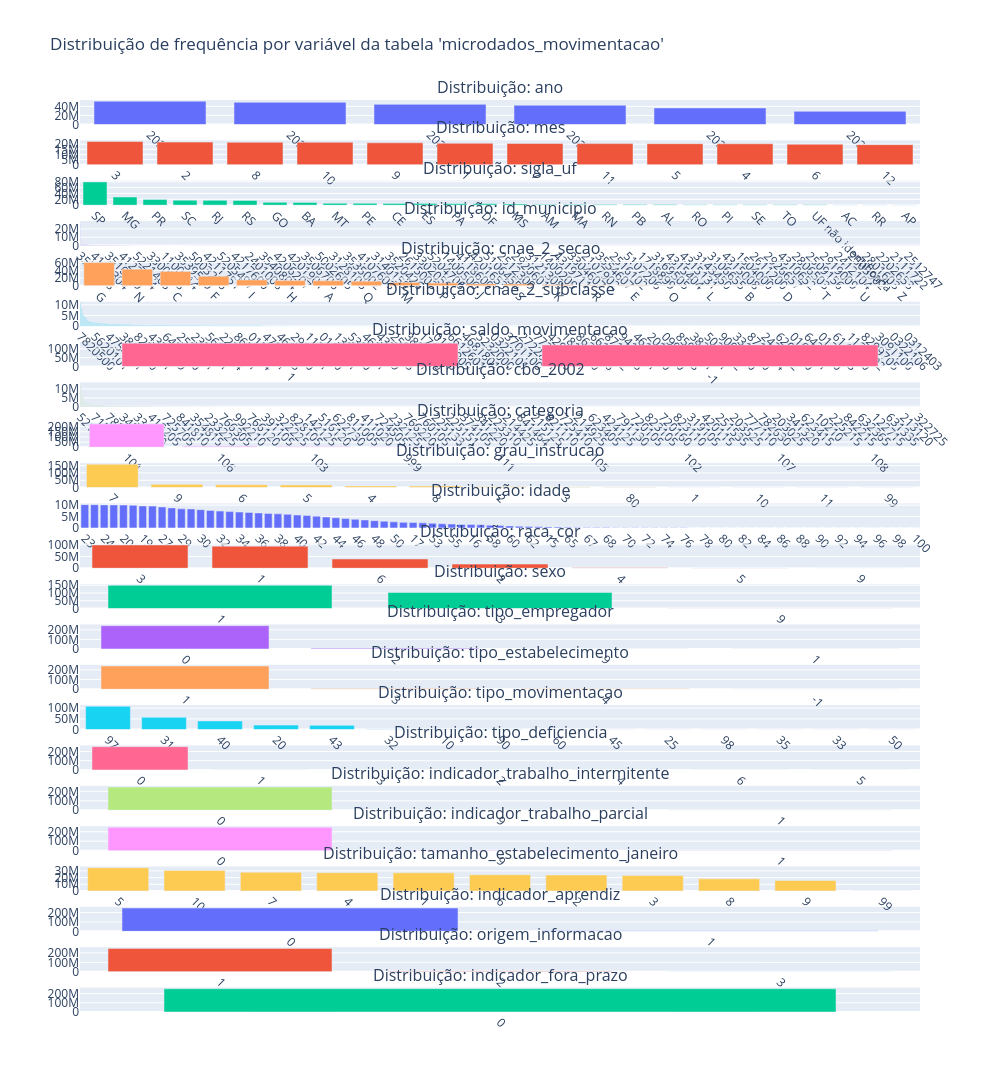

Source (notebook cell):
### Markdown cell above
### Valores Categoricos

### Code cell
import plotly.graph_objects as go
from plotly.subplots import make_subplots
import webbrowser


def get_value_counts(client, table, col):
    query = f"""
    SELECT
        `{col}` AS value,
        COUNT(*) AS freq
    FROM `{table}`
    GROUP BY `{col}`
    ORDER BY freq DESC
    
    """
    df = client.query(query).to_dataframe()
    df["value"] = df["value"].astype(str)  # garante eixo categórico consistente
    return df

dtypes=list(df_metadata_t1['data_type'].values)
columns = list(df_metadata_t1['column_name'].values)

cat_columns=[
    col for col, dtype in zip(columns, dtypes) 
    if dtype in ['STRING',"INT64", 'DATE', 'DATETIME', 'TIMESTAMP']
    ]

table = f"{DATASET_NAME}.{SCHEMA_NAME}.{TABLE}"

# Coleta os value_counts de cada coluna (uma query por coluna)
value_counts_dict = {}
for col in cat_columns:
    print(f"Consultando: {col}")
    value_counts_dict[col] = get_value_counts(client, table, col)

# Monta o grid vertical: 1 gráfico por linha
n = len(cat_columns)
fig = make_subplots(
    rows=n, cols=1,
    subplot_titles=[f"Distribuição: {col}" for col in cat_columns],
    vertical_spacing=0.4 / n  # espaçamento proporcional para não sobrepor títulos
)

for i, col in enumerate(cat_columns, start=1):
    df_vc = value_counts_dict[col]
    fig.add_trace(
        go.Bar(
            x=df_vc["value"],
            y=df_vc["freq"],
            name=col,
            showlegend=False
        ),
        row=i, col=1
    )
    fig.update_xaxes(tickangle=45, row=i, col=1)

# Altura por gráfico ~350px, permitindo scroll vertical no notebook/HTML
fig.update_layout(
    height=350 * n,
    width=1000,
    title_text=f"Distribuição de frequência por variável da tabela '{TABLE}'",
    showlegend=False
)

# Salva como HTML
output_path = os.path.abspath(f"data/outputs/distribuicao_{TABLE}_cat_columns.html")
fig.show()

### Figure 1 — Plotly figure (JSON) as saved in the notebook; plotly's stock layout.template omitted (floating-point values rounded to 4 significant figures; data arrays with more than 128 entries replaced by an {"elided": "..."} marker saying what was removed)
{"data": [{"name": "ano", "showlegend": false, "type": "bar", "x": ["2025", "2024", "2023", "2022", "2021", "2020"], "xaxis": "x", "y": [51386117, 48996040, 44485982, 42475516, 36554795, 28962984], "yaxis": "y"}, {"name": "mes", "showlegend": false, "type": "bar", "x": ["3", "2", "8", "10", "9", "1", "7", "11", "5", "4", "6", "12"], "xaxis": "x2", "y": [22594977, 22076331, 21907355, 21904910, 21412300, 20946812, 20754092, 20605903, 20577712, 20466697, 19997129, 19617216], "yaxis": "y2"}, {"name": "sigla_uf", "showlegend": false, "type": "bar", "x": ["SP", "MG", "PR", "SC", "RJ", "RS", "GO", "BA", "MT", "PE", "CE", "ES", "PA", "DF", "MS", "AM", "MA", "RN", "PB", "AL", "RO", "PI", "SE", "TO", "UF não identificada", "AC", "RR", "AP"], "xaxis": "x3", "y": [79636673, 27818846, 19707326, 17015740, 16444585, 16016530, 9643913, 9455133, 6510885, 6271188, 6013270, 5433529, 4738838, 4407692, 3987057, 2634940, 2611536, 2284749, 2184865, 1904367, 1673987, 1454961, 1312775, 1277660, 1030565, 506805, 464971, 418048], "yaxis": "y3"}, {"name": "id_municipio", "showlegend": false, "type": "bar", "x": {"elided": "5572 str values"}, "xaxis": "x4", "y": {"elided": "5572 int values"}, "yaxis": "y4"}, {"name": "cnae_2_secao", "showlegend": false, "type": "bar", "x": ["G", "N", "C", "F", "I", "H", "A", "Q", "M", "P", "J", "S", "K", "R", "E", "O", "L", "B", "D", "T", "U", "Z"], "xaxis": "x5", "y": [59864420, 43008798, 37261468, 24596998, 15362377, 13532019, 13096050, 11685944, 8892171, 7089835, 5076123, 4875979, 2577771, 1601195, 1392594, 1038295, 923378, 730734, 236369, 13264, 5233, 419], "yaxis": "y5"}, {"name": "cnae_2_subclasse", "showlegend": false, "type": "bar", "x": {"elided": "1355 str values"}, "xaxis": "x6", "y": {"elided": "1355 int values"}, "yaxis": "y6"}, {"name": "saldo_movimentacao", "showlegend": false, "type": "bar", "x": ["1", "-1"], "xaxis": "x7", "y": [131154165, 121707269], "yaxis": "y7"}, {"name": "cbo_2002", "showlegend": false, "type": "bar", "x": {"elided": "2722 str values"}, "xaxis": "x8", "y": {"elided": "2722 int values"}, "yaxis": "y8"}, {"name": "categoria", "showlegend": false, "type": "bar", "x": ["101", "106", "103", "999", "111", "105", "102", "107", "108"], "xaxis": "x9", "y": [226849511, 9954243, 5844600, 4325228, 3046920, 2539628, 281580, 15323, 4401], "yaxis": "y9"}, {"name": "grau_instrucao", "showlegend": false, "type": "bar", "x": ["7", "9", "6", "5", "4", "8", "2", "3", "80", "1", "10", "11", "99"], "xaxis": "x10", "y": [159386148, 21989344, 19229763, 18175503, 11101841, 10253165, 5036245, 3708463, 2233827, 1093983, 473340, 179411, 401], "yaxis": "y10"}, {"name": "idade", "showlegend": false, "type": "bar", "x": ["23", "22", "24", "21", "20", "25", "19", "26", "27", "28", "29", "18", "30", "31", "32", "33", "34", "35", "36", "37", "38", "39", "40", "41", "42", "43", "44", "45", "46", "47", "48", "49", "50", "51", "17", "52", "53", "54", "55", "56", "16", "57", "58", "59", "60", "61", "62", "63", "15", "64", "65", "66", "67", "14", "68", "69", "70", "71", "72", "73", "74", "75", "76", "77", null, "78", "79", "80", "81", "82", "83", "84", "85", "86", "87", "88", "89", "90", "91", "92", "93", "94", "95", "96", "97", "98", "99", "100"], "xaxis": "x11", "y": [10201183, 10166698, 10095877, 10091826, 10010251, 9893269, 9635290, 9551966, 9195505, 8776515, 8369127, 8328988, 7981975, 7638722, 7366478, 7146225, 6956251, 6775755, 6576976, 6361102, 6157998, 5938420, 5666218, 5416725, 5146908, 4798341, 4437484, 4108360, 3775506, 3466381, 3181524, 2923089, 2654128, 2429130, 2399541, 2224576, 2029015, 1844794, 1676826, 1507490, 1448922, 1343609, 1185551, 1022315, 874885, 730393, 614993, 488146, 413781, 390525, 331588, 225498, 171652, 138530, 133852, 103752, 80106, 59997, 46109, 35506, 27321, 23514, 14559, 10880, 9799, 8145, 6125, 4504, 3369, 2466, 1924, 1455, 1141, 918, 742, 574, 431, 383, 265, 223, 159, 124, 94, 50, 48, 40, 22, 16], "yaxis": "y11"}, {"name": "raca_cor", "showlegend": false, "type": "bar", "x": ["3", "1", "6", "2", "4", "5", "9"], "xaxis": "x12", "y": [99173279, 94074072, 39508178, 17631600, 1637281, 668258, 168766], "yaxis": "y12"}, {"name": "sexo", "showlegend": false, "type": "bar", "x": ["1", "3", "9"], "xaxis": "x13", "y": [149387301, 103473800, 333], "yaxis": "y13"}, {"name": "tipo_empregador", "showlegend": false, "type": "bar", "x": ["0", "2", "9", "1"], "xaxis": "x14", "y": [244761186, 8004398, 94583, 1267], "yaxis": "y14"}, {"name": "tipo_estabelecimento", "showlegend": false, "type": "bar", "x": ["1", "3", "4", "-1"], "xaxis": "x15", "y": [239914898, 7819201, 5127334, 1], "yaxis": "y15"}, {"name": "tipo_movimentacao", "showlegend": false, "type": "bar", "x": ["97", "31", "40", "20", "43", "32", "10", "90", "60", "45", "25", "98", "35", "33", "50"], "xaxis": "x16", "y": [108391370, 57110696, 40383224, 20999634, 19773846, 2215142, 1549758, 1254899, 435831, 312842, 133519, 81854, 79884, 71017, 67918], "yaxis": "y16"}, {"name": "tipo_deficiencia", "showlegend": false, "type": "bar", "x": ["0", "1", "3", "2", "4", "6", "5"], "xaxis": "x17", "y": [251532293, 546139, 253681, 240627, 173617, 64620, 50457], "yaxis": "y17"}, {"name": "indicador_trabalho_intermitente", "showlegend": false, "type": "bar", "x": ["0", "9", "1"], "xaxis": "x18", "y": [245489286, 4325228, 3046920], "yaxis": "y18"}, {"name": "indicador_trabalho_parcial", "showlegend": false, "type": "bar", "x": ["0", "9", "1"], "xaxis": "x19", "y": [246455999, 3885153, 2520282], "yaxis": "y19"}, {"name": "tamanho_estabelecimento_janeiro", "showlegend": false, "type": "bar", "x": ["5", "10", "7", "4", "1", "6", "2", "3", "8", "9", "99"], "xaxis": "x20", "y": [34769955, 30540010, 27928008, 27399347, 27101418, 24339808, 23888182, 23072912, 18116357, 15640162, 65275], "yaxis": "y20"}, {"name": "indicador_aprendiz", "showlegend": false, "type": "bar", "x": ["0", "1"], "xaxis": "x21", "y": [247016834, 5844600], "yaxis": "y21"}, {"name": "origem_informacao", "showlegend": false, "type": "bar", "x": ["1", "2", "3"], "xaxis": "x22", "y": [248466343, 4226658, 168433], "yaxis": "y22"}, {"name": "indicador_fora_prazo", "showlegend": false, "type": "bar", "x": ["0"], "xaxis": "x23", "y": [252861434], "yaxis": "y23"}], "layout": {"annotations": [{"font": {"size": 16}, "showarrow": false, "text": "Distribuição: ano", "x": 0.5, "xanchor": "center", "xref": "paper", "y": 1, "yanchor": "bottom", "yref": "paper"}, {"font": {"size": 16}, "showarrow": false, "text": "Distribuição: mes", "x": 0.5, "xanchor": "center", "xref": "paper", "y": 0.9558, "yanchor": "bottom", "yref": "paper"}, {"font": {"size": 16}, "showarrow": false, "text": "Distribuição: sigla_uf", "x": 0.5, "xanchor": "center", "xref": "paper", "y": 0.9115, "yanchor": "bottom", "yref": "paper"}, {"font": {"size": 16}, "showarrow": false, "text": "Distribuição: id_municipio", "x": 0.5, "xanchor": "center", "xref": "paper", "y": 0.8673, "yanchor": "bottom", "yref": "paper"}, {"font": {"size": 16}, "showarrow": false, "text": "Distribuição: cnae_2_secao", "x": 0.5, "xanchor": "center", "xref": "paper", "y": 0.8231, "yanchor": "bottom", "yref": "paper"}, {"font": {"size": 16}, "showarrow": false, "text": "Distribuição: cnae_2_subclasse", "x": 0.5, "xanchor": "center", "xref": "paper", "y": 0.7788, "yanchor": "bottom", "yref": "paper"}, {"font": {"size": 16}, "showarrow": false, "text": "Distribuição: saldo_movimentacao", "x": 0.5, "xanchor": "center", "xref": "paper", "y": 0.7346, "yanchor": "bottom", "yref": "paper"}, {"font": {"size": 16}, "showarrow": false, "text": "Distribuição: cbo_2002", "x": 0.5, "xanchor": "center", "xref": "paper", "y": 0.6904, "yanchor": "bottom", "yref": "paper"}, {"font": {"size": 16}, "showarrow": false, "text": "Distribuição: categoria", "x": 0.5, "xanchor": "center", "xref": "paper", "y": 0.6461, "yanchor": "bottom", "yref": "paper"}, {"font": {"size": 16}, "showarrow": false, "text": "Distribuição: grau_instrucao", "x": 0.5, "xanchor": "center", "xref": "paper", "y": 0.6019, "yanchor": "bottom", "yref": "paper"}, {"font": {"size": 16}, "showarrow": false, "text": "Distribuição: idade", "x": 0.5, "xanchor": "center", "xref": "paper", "y": 0.5577, "yanchor": "bottom", "yref": "paper"}, {"font": {"size": 16}, "showarrow": false, "text": "Distribuição: raca_cor", "x": 0.5, "xanchor": "center", "xref": "paper", "y": 0.5134, "yanchor": "bottom", "yref": "paper"}, {"font": {"size": 16}, "showarrow": false, "text": "Distribuição: sexo", "x": 0.5, "xanchor": "center", "xref": "paper", "y": 0.4692, "yanchor": "bottom", "yref": "paper"}, {"font": {"size": 16}, "showarrow": false, "text": "Distribuição: tipo_empregador", "x": 0.5, "xanchor": "center", "xref": "paper", "y": 0.425, "yanchor": "bottom", "yref": "paper"}, {"font": {"size": 16}, "showarrow": false, "text": "Distribuição: tipo_estabelecimento", "x": 0.5, "xanchor": "center", "xref": "paper", "y": 0.3807, "yanchor": "bottom", "yref": "paper"}, {"font": {"size": 16}, "showarrow": false, "text": "Distribuição: tipo_movimentacao", "x": 0.5, "xanchor": "center", "xref": "paper", "y": 0.3365, "yanchor": "bottom", "yref": "paper"}, {"font": {"size": 16}, "showarrow": false, "text": "Distribuição: tipo_deficiencia", "x": 0.5, "xanchor": "center", "xref": "paper", "y": 0.2922, "yanchor": "bottom", "yref": "paper"}, {"font": {"size": 16}, "showarrow": false, "text": "Distribuição: indicador_trabalho_intermitente", "x": 0.5, "xanchor": "center", "xref": "paper", "y": 0.248, "yanchor": "bottom", "yref": "paper"}, {"font": {"size": 16}, "showarrow": false, "text": "Distribuição: indicador_trabalho_parcial", "x": 0.5, "xanchor": "center", "xref": "paper", "y": 0.2038, "yanchor": "bottom", "yref": "paper"}, {"font": {"size": 16}, "showarrow": false, "text": "Distribuição: tamanho_estabelecimento_janeiro", "x": 0.5, "xanchor": "center", "xref": "paper", "y": 0.1595, "yanchor": "bottom", "yref": "paper"}, {"font": {"size": 16}, "showarrow": false, "text": "Distribuição: indicador_aprendiz", "x": 0.5, "xanchor": "center", "xref": "paper", "y": 0.1153, "yanchor": "bottom", "yref": "paper"}, {"font": {"size": 16}, "showarrow": false, "text": "Distribuição: origem_informacao", "x": 0.5, "xanchor": "center", "xref": "paper", "y": 0.07108, "yanchor": "bottom", "yref": "paper"}, {"font": {"size": 16}, "showarrow": false, "text": "Distribuição: indicador_fora_prazo", "x": 0.5, "xanchor": "center", "xref": "paper", "y": 0.02684, "yanchor": "bottom", "yref": "paper"}], "height": 8050, "showlegend": false, "title": {"text": "Distribuição de frequência por variável da tabela 'microdados_movimentacao'"}, "width": 1000, "xaxis": {"anchor": "y", "domain": [0, 1], "tickangle": 45}, "xaxis10": {"anchor": "y10", "domain": [0, 1], "tickangle": 45}, "xaxis11": {"anchor": "y11", "domain": [0, 1], "tickangle": 45}, "xaxis12": {"anchor": "y12", "domain": [0, 1], "tickangle": 45}, "xaxis13": {"anchor": "y13", "domain": [0, 1], "tickangle": 45}, "xaxis14": {"anchor": "y14", "domain": [0, 1], "tickangle": 45}, "xaxis15": {"anchor": "y15", "domain": [0, 1], "tickangle": 45}, "xaxis16": {"anchor": "y16", "domain": [0, 1], "tickangle": 45}, "xaxis17": {"anchor": "y17", "domain": [0, 1], "tickangle": 45}, "xaxis18": {"anchor": "y18", "domain": [0, 1], "tickangle": 45}, "xaxis19": {"anchor": "y19", "domain": [0, 1], "tickangle": 45}, "xaxis2": {"anchor": "y2", "domain": [0, 1], "tickangle": 45}, "xaxis20": {"anchor": "y20", "domain": [0, 1], "tickangle": 45}, "xaxis21": {"anchor": "y21", "domain": [0, 1], "tickangle": 45}, "xaxis22": {"anchor": "y22", "domain": [0, 1], "tickangle": 45}, "xaxis23": {"anchor": "y23", "domain": [0, 1], "tickangle": 45}, "xaxis3": {"anchor": "y3", "domain": [0, 1], "tickangle": 45}, "xaxis4": {"anchor": "y4", "domain": [0, 1], "tickangle": 45}, "xaxis5": {"anchor": "y5", "domain": [0, 1], "tickangle": 45}, "xaxis6": {"anchor": "y6", "domain": [0, 1], "tickangle": 45}, "xaxis7": {"anchor": "y7", "domain": [0, 1], "tickangle": 45}, "xaxis8": {"anchor": "y8", "domain": [0, 1], "tickangle": 45}, "xaxis9": {"anchor": "y9", "domain": [0, 1], "tickangle": 45}, "yaxis": {"anchor": "x", "domain": [0.9732, 1]}, "yaxis10": {"anchor": "x10", "domain": [0.575, 0.6019]}, "yaxis11": {"anchor": "x11", "domain": [0.5308, 0.5577]}, "yaxis12": {"anchor": "x12", "domain": [0.4866, 0.5134]}, "yaxis13": {"anchor": "x13", "domain": [0.4423, 0.4692]}, "yaxis14": {"anchor": "x14", "domain": [0.3981, 0.425]}, "yaxis15": {"anchor": "x15", "domain": [0.3539, 0.3807]}, "yaxis16": {"anchor": "x16", "domain": [0.3096, 0.3365]}, "yaxis17": {"anchor": "x17", "domain": [0.2654, 0.2922]}, "yaxis18": {"anchor": "x18", "domain": [0.2212, 0.248]}, "yaxis19": {"anchor": "x19", "domain": [0.1769, 0.2038]}, "yaxis2": {"anchor": "x2", "domain": [0.9289, 0.9558]}, "yaxis20": {"anchor": "x20", "domain": [0.1327, 0.1595]}, "yaxis21": {"anchor": "x21", "domain": [0.08847, 0.1153]}, "yaxis22": {"anchor": "x22", "domain": [0.04423, 0.07108]}, "yaxis23": {"anchor": "x23", "domain": [0, 0.02684]}, "yaxis3": {"anchor": "x3", "domain": [0.8847, 0.9115]}, "yaxis4": {"anchor": "x4", "domain": [0.8405, 0.8673]}, "yaxis5": {"anchor": "x5", "domain": [0.7962, 0.8231]}, "yaxis6": {"anchor": "x6", "domain": [0.752, 0.7788]}, "yaxis7": {"anchor": "x7", "domain": [0.7078, 0.7346]}, "yaxis8": {"anchor": "x8", "domain": [0.6635, 0.6904]}, "yaxis9": {"anchor": "x9", "domain": [0.6193, 0.6461]}}}
